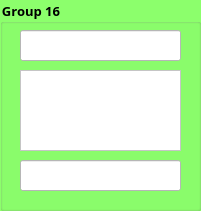
   <widget class="QGroupBox" name="groupBox_21">
    <property name="geometry">
     <rect>
      <x>40</x>
      <y>710</y>
      <width>201</width>
      <height>211</height>
     </rect>
    </property>
    <property name="font">
     <font>
      <family>Mongolian Baiti</family>
      <pointsize>10</pointsize>
      <weight>75</weight>
      <bold>true</bold>
     </font>
    </property>
    <property name="styleSheet">
     <string notr="true">background-color: rgb(140, 255, 108);</string>
    </property>
    <property name="title">
     <string>Group 16</string>
    </property>
    <widget class="QLineEdit" name="lineEdit_59">
     <property name="geometry">
      <rect>
       <x>20</x>
       <y>30</y>
       <width>161</width>
       <height>31</height>
      </rect>
     </property>
     <property name="styleSheet">
      <string notr="true">background-color: rgb(255, 255, 255);</string>
     </property>
    </widget>
    <widget class="QTextEdit" name="textEdit_30">
     <property name="geometry">
      <rect>
       <x>20</x>
       <y>70</y>
       <width>161</width>
       <height>81</height>
      </rect>
     </property>
     <property name="styleSheet">
      <string notr="true">background-color: rgb(255, 255, 255);</string>
     </property>
     <property name="html">
      <string>&lt;!DOCTYPE HTML PUBLIC &quot;-//W3C//DTD HTML 4.0//EN&quot; &quot;http://www.w3.org/TR/REC-html40/strict.dtd&quot;&gt;
&lt;html&gt;&lt;head&gt;&lt;meta name=&quot;qrichtext&quot; content=&quot;1&quot; /&gt;&lt;style type=&quot;text/css&quot;&gt;
p, li { white-space: pre-wrap; }
&lt;/style&gt;&lt;/head&gt;&lt;body style=&quot; font-family:'MS Shell Dlg 2'; font-size:7.8pt; font-weight:400; font-style:normal;&quot;&gt;
&lt;p style=&quot;-qt-paragraph-type:empty; margin-top:0px; margin-bottom:0px; margin-left:0px; margin-right:0px; -qt-block-indent:0; text-indent:0px;&quot;&gt;&lt;br /&gt;&lt;/p&gt;&lt;/body&gt;&lt;/html&gt;</string>
     </property>
    </widget>
    <widget class="QLineEdit" name="lineEdit_60">
     <property name="geometry">
      <rect>
       <x>20</x>
       <y>160</y>
       <width>161</width>
       <height>31</height>
      </rect>
     </property>
     <property name="styleSheet">
      <string notr="true">background-color: rgb(255, 255, 255);</string>
     </property>
     <property name="alignment">
      <set>Qt::AlignCenter</set>
     </property>
    </widget>
   </widget>
